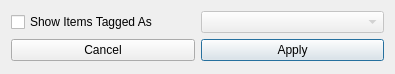
<?xml version="1.0" encoding="UTF-8"?>
<ui version="4.0">
 <class>TagFilter</class>
 <widget class="QDialog" name="TagFilter">
  <property name="windowModality">
   <enum>Qt::ApplicationModal</enum>
  </property>
  <property name="geometry">
   <rect>
    <x>0</x>
    <y>0</y>
    <width>395</width>
    <height>74</height>
   </rect>
  </property>
  <property name="windowTitle">
   <string>Tag Filter</string>
  </property>
  <layout class="QGridLayout" name="gridLayout">
   <item row="0" column="0">
    <widget class="QCheckBox" name="tagcheckBox">
     <property name="text">
      <string>Show Items Tagged As</string>
     </property>
    </widget>
   </item>
   <item row="0" column="1">
    <widget class="QComboBox" name="tagcomboBox">
     <property name="enabled">
      <bool>false</bool>
     </property>
     <property name="insertPolicy">
      <enum>QComboBox::NoInsert</enum>
     </property>
    </widget>
   </item>
   <item row="1" column="1">
    <widget class="QPushButton" name="pushButton">
     <property name="styleSheet">
      <string notr="true"/>
     </property>
     <property name="text">
      <string>Apply</string>
     </property>
     <property name="default">
      <bool>true</bool>
     </property>
     <property name="flat">
      <bool>false</bool>
     </property>
    </widget>
   </item>
   <item row="1" column="0">
    <widget class="QPushButton" name="pushButton_2">
     <property name="text">
      <string>Cancel</string>
     </property>
    </widget>
   </item>
  </layout>
 </widget>
 <resources/>
 <connections/>
</ui>
